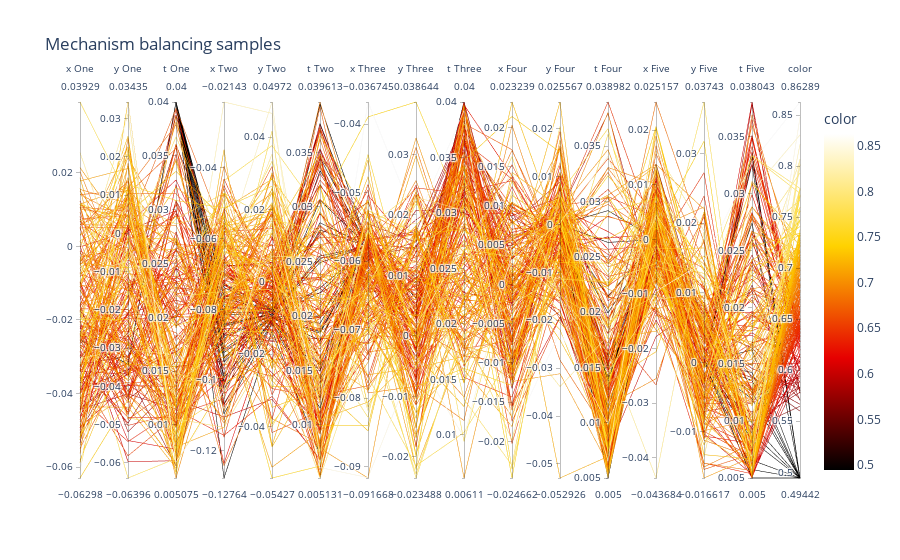

Here is the notebook cell this chart was saved with:
### Markdown cell above
### Parallel coordinates

### Code cell
fig = px.parallel_coordinates(samples, title = "Mechanism balancing samples",
                            color = fitness,
                            labels=["x One", "y One", "t One", "x Two", "y Two", "t Two", "x Three", "y Three", "t Three", "x Four", "y Four", "t Four", "x Five", "y Five", "t Five", "Fitness"],
                            color_continuous_scale=px.colors.sequential.Hot)
fig.show()

### Figure 1 — Plotly figure (JSON) as saved in the notebook; plotly's stock layout.template omitted (floating-point values rounded to 4 significant figures; data arrays with more than 128 entries replaced by an {"elided": "..."} marker saying what was removed)
{"data": [{"dimensions": [{"label": "x One", "values": {"elided": "250 float values"}}, {"label": "y One", "values": {"elided": "250 float values"}}, {"label": "t One", "values": {"elided": "250 float values"}}, {"label": "x Two", "values": {"elided": "250 float values"}}, {"label": "y Two", "values": {"elided": "250 float values"}}, {"label": "t Two", "values": {"elided": "250 float values"}}, {"label": "x Three", "values": {"elided": "250 float values"}}, {"label": "y Three", "values": {"elided": "250 float values"}}, {"label": "t Three", "values": {"elided": "250 float values"}}, {"label": "x Four", "values": {"elided": "250 float values"}}, {"label": "y Four", "values": {"elided": "250 float values"}}, {"label": "t Four", "values": {"elided": "250 float values"}}, {"label": "x Five", "values": {"elided": "250 float values"}}, {"label": "y Five", "values": {"elided": "250 float values"}}, {"label": "t Five", "values": {"elided": "250 float values"}}, {"label": "color", "values": {"elided": "250 float values"}}], "domain": {"x": [0, 1], "y": [0, 1]}, "line": {"color": {"elided": "250 float values"}, "coloraxis": "coloraxis"}, "name": "", "type": "parcoords"}], "layout": {"coloraxis": {"colorbar": {"title": {"text": "color"}}, "colorscale": [[0, "rgb(0,0,0)"], [0.3333, "rgb(230,0,0)"], [0.6667, "rgb(255,210,0)"], [1, "rgb(255,255,255)"]]}, "legend": {"tracegroupgap": 0}, "title": {"text": "Mechanism balancing samples"}}}
